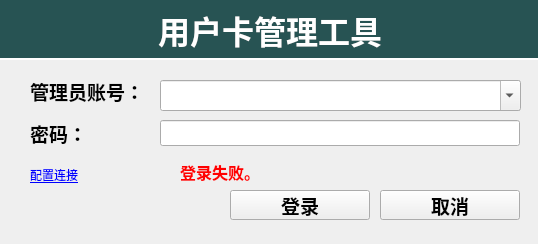
<?xml version="1.0" encoding="UTF-8"?>
<ui version="4.0">
 <class>LoginDialog</class>
 <widget class="QDialog" name="LoginDialog">
  <property name="geometry">
   <rect>
    <x>0</x>
    <y>0</y>
    <width>538</width>
    <height>244</height>
   </rect>
  </property>
  <property name="windowTitle">
   <string>登录 - 用户卡管理工具</string>
  </property>
  <widget class="QLabel" name="label">
   <property name="geometry">
    <rect>
     <x>30</x>
     <y>120</y>
     <width>120</width>
     <height>26</height>
    </rect>
   </property>
   <property name="minimumSize">
    <size>
     <width>120</width>
     <height>0</height>
    </size>
   </property>
   <property name="font">
    <font>
     <family>Tahoma</family>
     <pointsize>14</pointsize>
     <weight>75</weight>
     <bold>true</bold>
     <stylestrategy>PreferAntialias</stylestrategy>
    </font>
   </property>
   <property name="text">
    <string>密码：</string>
   </property>
  </widget>
  <widget class="QLineEdit" name="editPwd">
   <property name="geometry">
    <rect>
     <x>160</x>
     <y>120</y>
     <width>360</width>
     <height>26</height>
    </rect>
   </property>
   <property name="font">
    <font>
     <family>Lucida Console</family>
     <pointsize>18</pointsize>
    </font>
   </property>
   <property name="echoMode">
    <enum>QLineEdit::Password</enum>
   </property>
  </widget>
  <widget class="QPushButton" name="pushOk">
   <property name="geometry">
    <rect>
     <x>230</x>
     <y>190</y>
     <width>140</width>
     <height>30</height>
    </rect>
   </property>
   <property name="minimumSize">
    <size>
     <width>140</width>
     <height>0</height>
    </size>
   </property>
   <property name="font">
    <font>
     <family>Tahoma</family>
     <pointsize>14</pointsize>
     <weight>75</weight>
     <bold>true</bold>
     <stylestrategy>PreferAntialias</stylestrategy>
    </font>
   </property>
   <property name="text">
    <string>登录</string>
   </property>
   <property name="autoDefault">
    <bool>false</bool>
   </property>
  </widget>
  <widget class="QPushButton" name="pushCancel">
   <property name="geometry">
    <rect>
     <x>380</x>
     <y>190</y>
     <width>140</width>
     <height>30</height>
    </rect>
   </property>
   <property name="minimumSize">
    <size>
     <width>140</width>
     <height>0</height>
    </size>
   </property>
   <property name="font">
    <font>
     <family>Tahoma</family>
     <pointsize>14</pointsize>
     <weight>75</weight>
     <bold>true</bold>
     <stylestrategy>PreferAntialias</stylestrategy>
    </font>
   </property>
   <property name="text">
    <string>取消</string>
   </property>
   <property name="autoDefault">
    <bool>false</bool>
   </property>
  </widget>
  <widget class="QLabel" name="labelLogin">
   <property name="geometry">
    <rect>
     <x>180</x>
     <y>160</y>
     <width>341</width>
     <height>21</height>
    </rect>
   </property>
   <property name="font">
    <font>
     <pointsize>12</pointsize>
     <weight>75</weight>
     <bold>true</bold>
    </font>
   </property>
   <property name="text">
    <string>&lt;!DOCTYPE HTML PUBLIC &quot;-//W3C//DTD HTML 4.0//EN&quot; &quot;http://www.w3.org/TR/REC-html40/strict.dtd&quot;&gt;
&lt;html&gt;&lt;head&gt;&lt;meta name=&quot;qrichtext&quot; content=&quot;1&quot; /&gt;&lt;style type=&quot;text/css&quot;&gt;
p, li { white-space: pre-wrap; }
&lt;/style&gt;&lt;/head&gt;&lt;body style=&quot; font-family:'宋体'; font-size:9pt; font-weight:400; font-style:normal;&quot;&gt;
&lt;p style=&quot; margin-top:0px; margin-bottom:0px; margin-left:0px; margin-right:0px; -qt-block-indent:0; text-indent:0px;&quot;&gt;&lt;span style=&quot; font-size:12pt; font-weight:600; color:#ff0000;&quot;&gt;登录失败。&lt;/span&gt;&lt;/p&gt;&lt;/body&gt;&lt;/html&gt;</string>
   </property>
  </widget>
  <widget class="QLabel" name="label_3">
   <property name="geometry">
    <rect>
     <x>0</x>
     <y>0</y>
     <width>540</width>
     <height>60</height>
    </rect>
   </property>
   <property name="minimumSize">
    <size>
     <width>150</width>
     <height>0</height>
    </size>
   </property>
   <property name="font">
    <font>
     <family>Tahoma</family>
     <pointsize>24</pointsize>
     <weight>75</weight>
     <bold>true</bold>
     <stylestrategy>PreferAntialias</stylestrategy>
    </font>
   </property>
   <property name="styleSheet">
    <string notr="true">background-color: #275353;
color: white;
border-bottom: 2px solid white;</string>
   </property>
   <property name="text">
    <string>用户卡管理工具</string>
   </property>
   <property name="alignment">
    <set>Qt::AlignCenter</set>
   </property>
  </widget>
  <widget class="QLabel" name="labelConn">
   <property name="geometry">
    <rect>
     <x>30</x>
     <y>160</y>
     <width>141</width>
     <height>31</height>
    </rect>
   </property>
   <property name="text">
    <string>&lt;a href=&quot;config&quot;&gt;配置连接&lt;/a&gt;</string>
   </property>
  </widget>
  <widget class="QLabel" name="label_2">
   <property name="geometry">
    <rect>
     <x>30</x>
     <y>80</y>
     <width>120</width>
     <height>23</height>
    </rect>
   </property>
   <property name="minimumSize">
    <size>
     <width>120</width>
     <height>0</height>
    </size>
   </property>
   <property name="font">
    <font>
     <family>Tahoma</family>
     <pointsize>14</pointsize>
     <weight>75</weight>
     <bold>true</bold>
     <stylestrategy>PreferAntialias</stylestrategy>
    </font>
   </property>
   <property name="text">
    <string>管理员账号：</string>
   </property>
  </widget>
  <widget class="QComboBox" name="comboName">
   <property name="geometry">
    <rect>
     <x>160</x>
     <y>80</y>
     <width>361</width>
     <height>31</height>
    </rect>
   </property>
   <property name="font">
    <font>
     <family>Lucida Console</family>
     <pointsize>18</pointsize>
    </font>
   </property>
   <property name="editable">
    <bool>true</bool>
   </property>
   <property name="insertPolicy">
    <enum>QComboBox::NoInsert</enum>
   </property>
  </widget>
 </widget>
 <layoutdefault spacing="6" margin="11"/>
 <tabstops>
  <tabstop>comboName</tabstop>
  <tabstop>editPwd</tabstop>
  <tabstop>pushOk</tabstop>
  <tabstop>pushCancel</tabstop>
 </tabstops>
 <resources/>
 <connections>
  <connection>
   <sender>pushCancel</sender>
   <signal>clicked()</signal>
   <receiver>LoginDialog</receiver>
   <slot>reject()</slot>
   <hints>
    <hint type="sourcelabel">
     <x>461</x>
     <y>240</y>
    </hint>
    <hint type="destinationlabel">
     <x>529</x>
     <y>188</y>
    </hint>
   </hints>
  </connection>
 </connections>
</ui>
